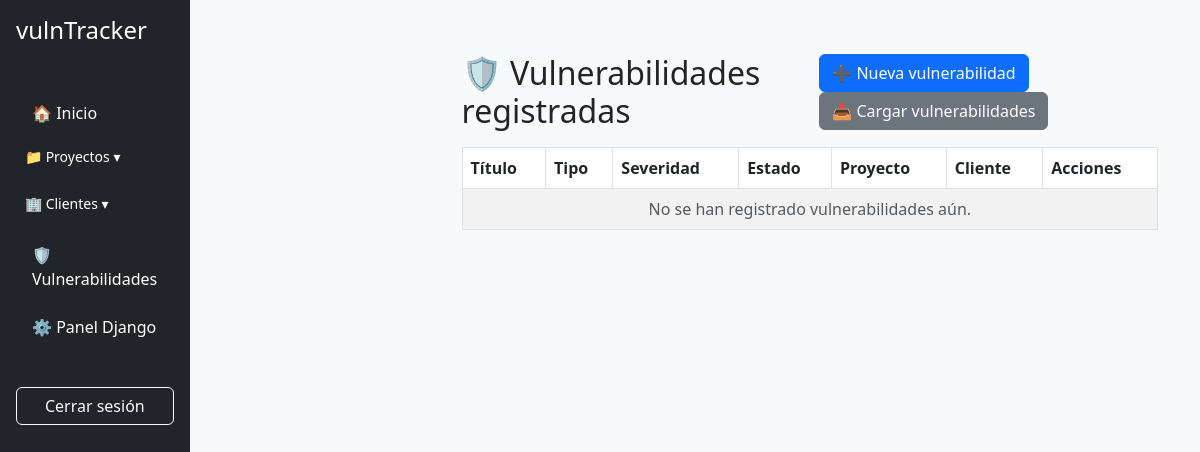
The page /vulnerabilities/ (signed in) on the database as committed earlier.
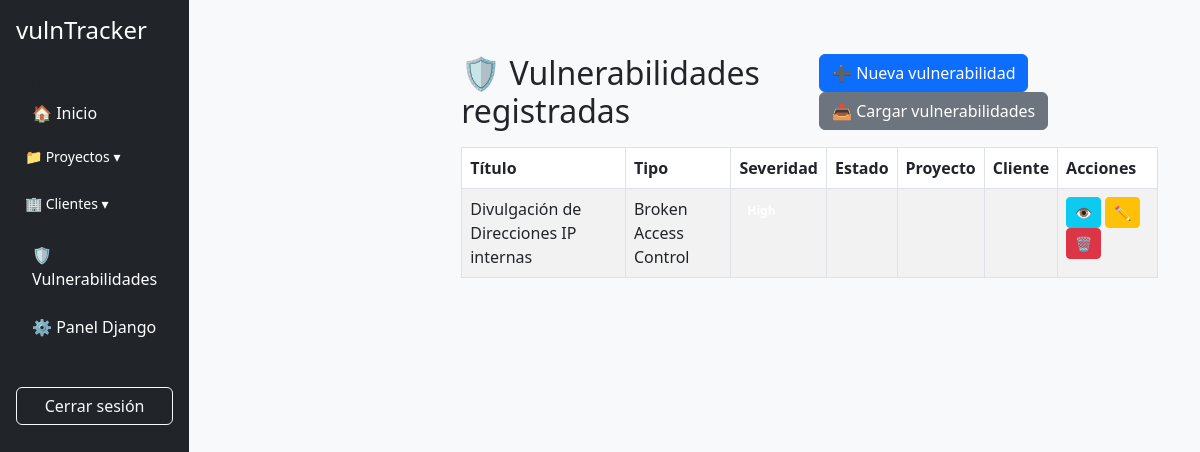
The same page on the database as committed later.
### vulnerabilities/models.py (models this page shows, shortened)
class Vulnerability(models.Model):
    REMEDIATION_CHOICES = [("low", "Low"), ("medium", "Medium"), ("high", "High")]
    PRIORITY_CHOICES = [
        ("low", "Low"),
        ("medium", "Medium"),
        ("high", "High"),
        ("urgent", "Urgent"),
    ]
    RISK_COMPONENT_CHOICES = [("low", "Baja"), ("medium", "Media"), ("high", "Alta")]
    title = models.CharField(max_length=255, validators=[MinLengthValidator(5)])
    category = models.ForeignKey(VulnerabilityCategory, on_delete=models.PROTECT)
    vuln_type = models.ForeignKey(VulnerabilityType, on_delete=models.PROTECT)
    description = models.TextField("Descripción", validators=[MinLengthValidator(20)])
    cvss_31_vector = models.CharField(
        "CVSS 3.1 Vector", max_length=255, blank=True, null=True
    )
    cvss_31_score = models.DecimalField(
        "CVSS 3.1 Score",
        max_digits=4,
        decimal_places=2,
        null=True,
        blank=True,
        help_text="Puntaje numérico calculado del vector CVSS 3.1",
    )
    cvss_31_severity = models.CharField(
        "Severidad CVSS 3.1",
        max_length=20,
        blank=True,
        help_text="Severidad estimada según el score: None, Low, Medium, High, Critical",
    )
    cvss_40_vector = models.CharField(
        "CVSS 4.0 Vector", max_length=255, blank=True, null=True
    )
    cvss_40_score = models.DecimalField(
        "CVSS 4.0 Score",
        max_digits=4,
        decimal_places=2,
        null=True,
        blank=True,
        help_text="Puntaje numérico calculado del vector CVSS 4.0",
    )
    cvss_40_severity = models.CharField(
        "Severidad CVSS 4.0",
        max_length=20,
        blank=True,
        help_text="Severidad estimada según el score: None, Low, Medium, High, Critical",
    )
    remediation = models.TextField("Remediación", validators=[MinLengthValidator(20)])
    remediation_complexity = models.CharField(
        "Complejidad", choices=REMEDIATION_CHOICES, max_length=10
    )
    remediation_priority = models.CharField(
        "Prioridad", choices=PRIORITY_CHOICES, max_length=10
    )
    impact = models.CharField("Impacto", choices=RISK_COMPONENT_CHOICES, max_length=10)
    likelihood = models.CharField(
        "Probabilidad", choices=RISK_COMPONENT_CHOICES, max_length=10
    )
    risk_rating = models.CharField("Riesgo OWASP", max_length=10, editable=False)
    references = models.TextField(
        "Referencias",
        help_text="Una por línea: CWE-79, CVE-2024-12345, OWASP A01, PCI-DSS Req 6.6...",
    )
    created_at = models.DateTimeField(auto_now_add=True)

class VulnerabilityType(models.Model):
    category = models.ForeignKey(
        VulnerabilityCategory, on_delete=models.CASCADE, related_name="types"
    )
    code = models.CharField("Código", max_length=50, blank=True)
    name = models.CharField("Nombre", max_length=150)

### vulnerabilities/views.py (the view)
# urls.py: path("", views.vulnerability_list_view, name="vulnerability_list"),
@login_required
def vulnerability_list_view(request):
    vulnerabilities = Vulnerability.objects.all()
    role = request.user.role
    sidebar = f"components/sidebar_{role}.html"
    return render(
        request,
        "vulnerabilities/vuln_list.html",
        {"vulnerabilities": vulnerabilities, "sidebar_template": sidebar},
    )

### core/models.py (called while the page is built)
    def __str__(self):
        return self.name

### templates/vulnerabilities/vuln_list.html (shortened to what this page needs)
{% extends "../base.html" %}
{% block content %}
<div class="container mt-4">
  <div class="d-flex justify-content-between align-items-center mb-3">
    <h2 class="mb-0">🛡️ Vulnerabilidades registradas</h2>
    <div>
      <a href="{% url 'create_global_vuln' %}" class="btn btn-primary me-2">
        ➕ Nueva vulnerabilidad
      </a>
      <a href="{% url 'upload_vulnerabilities' %}" class="btn btn-secondary">
        📤 Cargar vulnerabilidades
      </a>
    </div>
  </div>
  <table class="table table-striped table-bordered datatable">
    <thead>
      <tr>
        <th>Título</th>
        <th>Tipo</th>
        <th>Severidad</th>
        <th>Estado</th>
        <th>Proyecto</th>
        <th>Cliente</th>
        <th>Acciones</th>
      </tr>
    </thead>
    <tbody>
      {% for vuln in vulnerabilities %}
        <tr>
          <td>{{ vuln.title }}</td>
          <td>{{ vuln.vuln_type.name }}</td>
          <td>
            {% if vuln.cvss_31_severity %}
              <span class="badge text-bg-{{ vuln.cvss_31_severity|lower }}">{{ vuln.cvss_31_severity }}</span>
            {% else %}
              <span class="text-muted">—</span>
            {% endif %}
          </td>
          <td>{{ vuln.get_status_display }}</td>
          <td>{{ vuln.project.name }}</td>
          <td>{{ vuln.client.name }}</td>
          <td>
            <a href="{% url 'vulnerability_detail' vuln.pk %}" class="btn btn-sm btn-info">👁️</a>
            <a href="{% url 'update_vulnerability' vuln.pk %}" class="btn btn-sm btn-warning">✏️</a>
            <a href="{% url 'delete_vulnerability' vuln.pk %}" class="btn btn-sm btn-danger">🗑️</a>
          </td>
        </tr>
      {% empty %}
        <tr>
          <td colspan="7" class="text-center text-muted">No se han registrado vulnerabilidades aún.</td>
        </tr>
      {% endfor %}
    </tbody>
  </table>
</div>
{% endblock %}

Rows that differ between the two databases and show on the page:
added Vulnerability: title "Divulgación de Direcciones IP internas", vuln_type.name "Broken Access Control"
Other text that changed with them:
text no longer shown: "No se han registrado vulnerabilidades aún."
